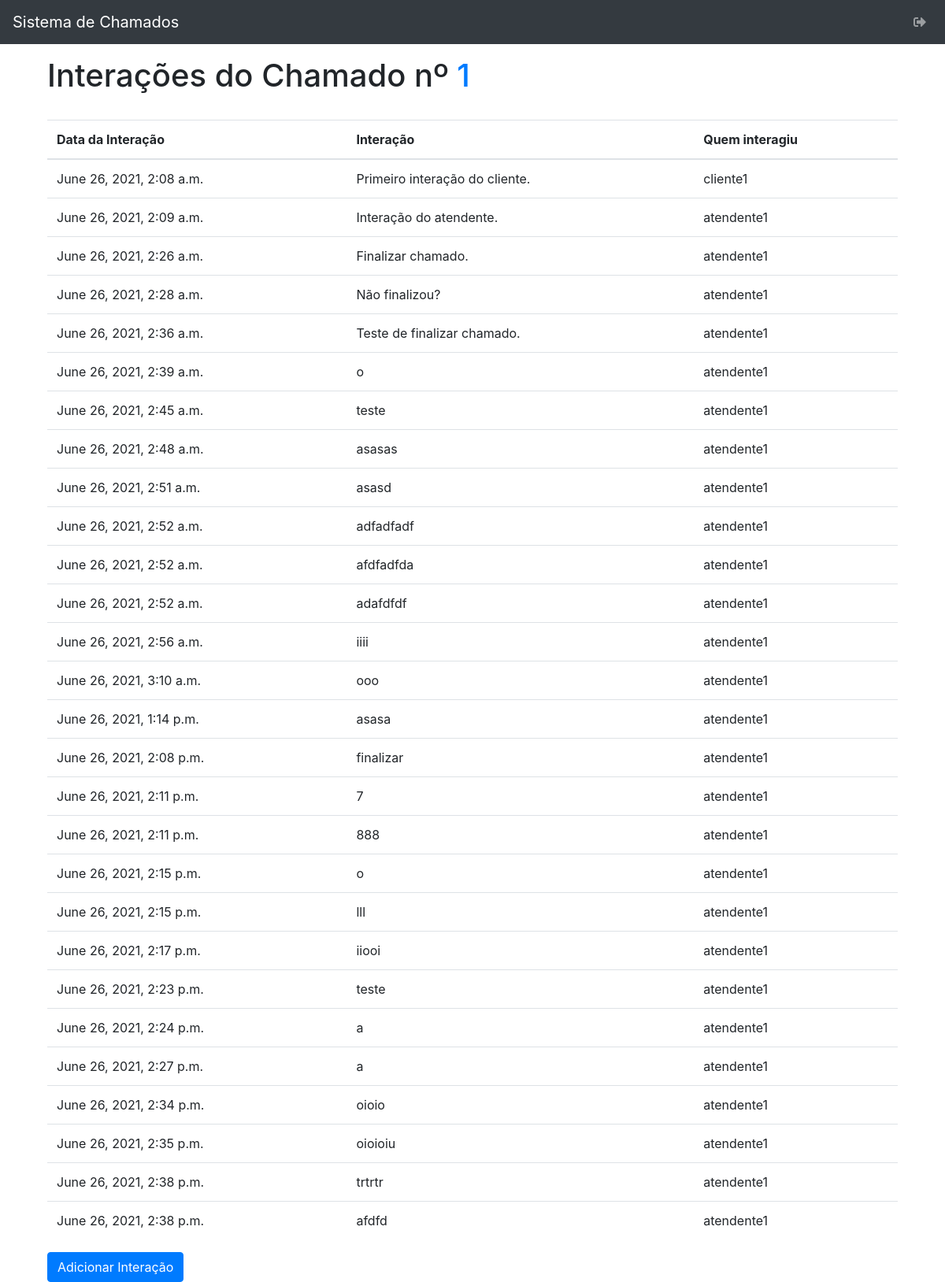
/chamado_interacao_list/1/ (signed in), run on the app's committed database.
### helpdesk/models.py (models this page shows, shortened)
class Chamado_Interacao(models.Model):
    fk_chamado = models.ForeignKey(Chamado, on_delete=models.CASCADE)
    fk_user = models.ForeignKey(User, on_delete=models.CASCADE, null=True)
    interacao = models.CharField(max_length=200)
    data_interacao = models.DateTimeField(auto_now_add=True, blank=True)

### helpdesk/views.py (the view)
# urls.py: path('chamado_interacao_list/<str:chamado>/', chamado_interacao_list, name='chamado_interacao_list'),
@login_required(login_url='cliente_login')
@login_required(login_url='atendente_login')
def chamado_interacao_list(request, chamado):
    if request.user.is_authenticated:
        if Atendente.objects.filter(user_id=request.user.id).exists():
            profile = 'atendente'
        elif Cliente.objects.filter(user_id=request.user.id).exists():
            profile = 'cliente'
    else:
        profile = ''
    chamado_interacao = Chamado_Interacao.objects.filter(fk_chamado=chamado)
    context = {'interacao': chamado_interacao, 'chamado': chamado, 'profile': profile }
    return render(request, 'chamado_interacao/chamado_interacao_list.html', context)

### helpdesk/templates/chamado_interacao/chamado_interacao_list.html (shortened to what this page needs)
{% extends '../base.html' %}
{% block content %}
<div class="row">
    <div class="col-12">
       <h1>
           Interações do Chamado nº
           {% if profile == 'cliente' %}
            <a href="{% url 'chamado_list' filter='cliente_logged' %}">{{ chamado }}</a>
           {% elif profile == 'atendente' %}
           <a href="{% url 'chamado_list' filter='atendente_logged' %}">{{ chamado }}</a>
           {% endif %}
       </h1>
     </div>
</div>
<div class="row mt-4">
    <div class="col-12">
        <table class="table">
            <thead>
                <tr>
                    <th>Data da Interação</th>
                    <th>Interação</th>
                    <th>Quem interagiu</th>
                </tr>
            </thead>
            <tbody>
            {% for i in interacao %}
                <tr>
                    <td>{{ i.data_interacao }}</td>
                    <td>{{ i.interacao }}</td>
                    <td>{{ i.fk_user }}</td>
                </tr>
            {% endfor %}
            </tbody>
        </table>
        <a href="{% url 'chamado_interacao_create' id_chamado=chamado %}">
            <button type="submit" class="btn btn-primary">
                Adicionar Interação
            </button>
        </a>
    </div>
</div>
{% endblock content %}

### helpdesk/templates/base.html (shortened to what this page needs)
<!DOCTYPE html>
<html lang="pt-br">
<head>
    {% load staticfiles %}
    <link href="{% static 'css/bootstrap.min.css' %}" rel="stylesheet" type="text/css">
    <link href="{% static 'css/style.css' %}" rel="stylesheet" type="text/css">
    <link rel="stylesheet" href="https://use.fontawesome.com/releases/v5.13.0/css/all.css">
</head>
<body>
    <div class="container-fluid">
        <div class="row">
            <nav class="navbar navbar-expand-lg navbar-dark bg-dark col-12 mb-3">
              <a class="navbar-brand" href="{% url 'home' %}">Sistema de Chamados</a>
                <div class="navbar-collapse collapse w-100 order-3 dual-collapse2">
                    <ul class="navbar-nav ml-auto">
                        <li class="nav-item text-white">
                            {% if request.user.is_authenticated %}
                                <a class="nav-link" href="{% url 'user_logout' %}"><i class="fas fa-sign-out-alt"></i></a>
                            {% else %}
                                <a class="nav-link text-white" href="{% url 'cliente_login' %}">Entrar na área do cliente<span class="sr-only">(current)</span></a>
                            {% endif %}
                        </li>
                    </ul>
                </div>
        </nav>
        </div>
    </div>
    <div class="container">
        <div class="col-12">
            {% block content %}
            {% endblock %}
        </div>
    </div>
</body>
</html>

### data on the page
Chamado_Interacao: data_interacao "June 26, 2021, 2:08 a.m.", interacao "Primeiro interação do cliente.", fk_user "cliente1"
Chamado_Interacao: data_interacao "June 26, 2021, 2:09 a.m.", interacao "Interação do atendente.", fk_user "atendente1"
Chamado_Interacao: data_interacao "June 26, 2021, 2:26 a.m.", interacao "Finalizar chamado.", fk_user "atendente1"
Chamado_Interacao: data_interacao "June 26, 2021, 2:28 a.m.", interacao "Não finalizou?", fk_user "atendente1"
Chamado_Interacao: data_interacao "June 26, 2021, 2:36 a.m.", interacao "Teste de finalizar chamado.", fk_user "atendente1"
Chamado_Interacao: data_interacao "June 26, 2021, 2:39 a.m.", interacao "o", fk_user "atendente1"
Chamado_Interacao: data_interacao "June 26, 2021, 2:45 a.m.", interacao "teste", fk_user "atendente1"
Chamado_Interacao: data_interacao "June 26, 2021, 2:48 a.m.", interacao "asasas", fk_user "atendente1"
Chamado_Interacao: data_interacao "June 26, 2021, 2:51 a.m.", interacao "asasd", fk_user "atendente1"
Chamado_Interacao: data_interacao "June 26, 2021, 2:52 a.m.", interacao "adfadfadf", fk_user "atendente1"
Chamado_Interacao: data_interacao "June 26, 2021, 2:52 a.m.", interacao "afdfadfda", fk_user "atendente1"
Chamado_Interacao: data_interacao "June 26, 2021, 2:52 a.m.", interacao "adafdfdf", fk_user "atendente1"
Chamado_Interacao: data_interacao "June 26, 2021, 2:56 a.m.", interacao "iiii", fk_user "atendente1"
Chamado_Interacao: data_interacao "June 26, 2021, 3:10 a.m.", interacao "ooo", fk_user "atendente1"
Chamado_Interacao: data_interacao "June 26, 2021, 1:14 p.m.", interacao "asasa", fk_user "atendente1"
Chamado_Interacao: data_interacao "June 26, 2021, 2:08 p.m.", interacao "finalizar", fk_user "atendente1"
Chamado_Interacao: data_interacao "June 26, 2021, 2:11 p.m.", interacao "7", fk_user "atendente1"
Chamado_Interacao: data_interacao "June 26, 2021, 2:11 p.m.", interacao "888", fk_user "atendente1"
Chamado_Interacao: data_interacao "June 26, 2021, 2:15 p.m.", interacao "o", fk_user "atendente1"
Chamado_Interacao: data_interacao "June 26, 2021, 2:15 p.m.", interacao "lll", fk_user "atendente1"
Chamado_Interacao: data_interacao "June 26, 2021, 2:17 p.m.", interacao "iiooi", fk_user "atendente1"
Chamado_Interacao: data_interacao "June 26, 2021, 2:23 p.m.", interacao "teste", fk_user "atendente1"
Chamado_Interacao: data_interacao "June 26, 2021, 2:24 p.m.", interacao "a", fk_user "atendente1"
Chamado_Interacao: data_interacao "June 26, 2021, 2:27 p.m.", interacao "a", fk_user "atendente1"
Chamado_Interacao: data_interacao "June 26, 2021, 2:34 p.m.", interacao "oioio", fk_user "atendente1"
Chamado_Interacao: data_interacao "June 26, 2021, 2:35 p.m.", interacao "oioioiu", fk_user "atendente1"
Chamado_Interacao: data_interacao "June 26, 2021, 2:38 p.m.", interacao "trtrtr", fk_user "atendente1"
Chamado_Interacao: data_interacao "June 26, 2021, 2:38 p.m.", interacao "afdfd", fk_user "atendente1"

### other printed values
{{ chamado }} "1"
